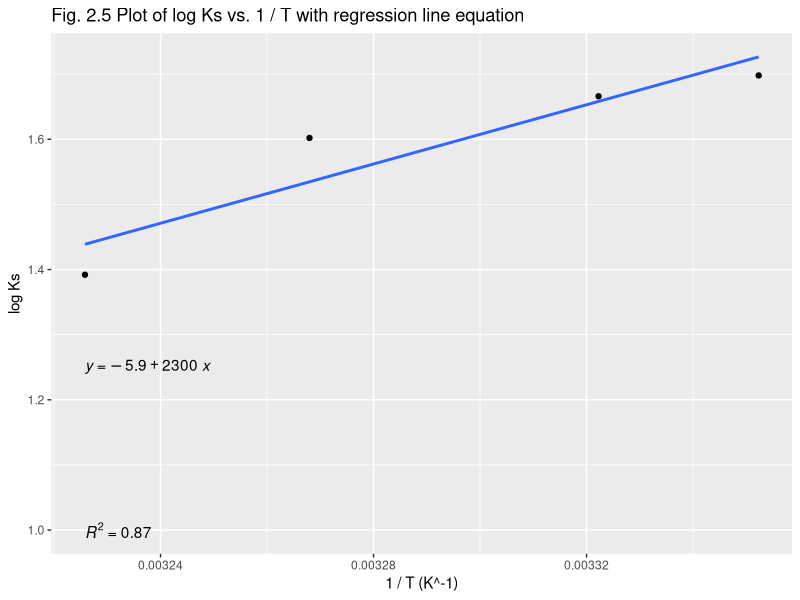
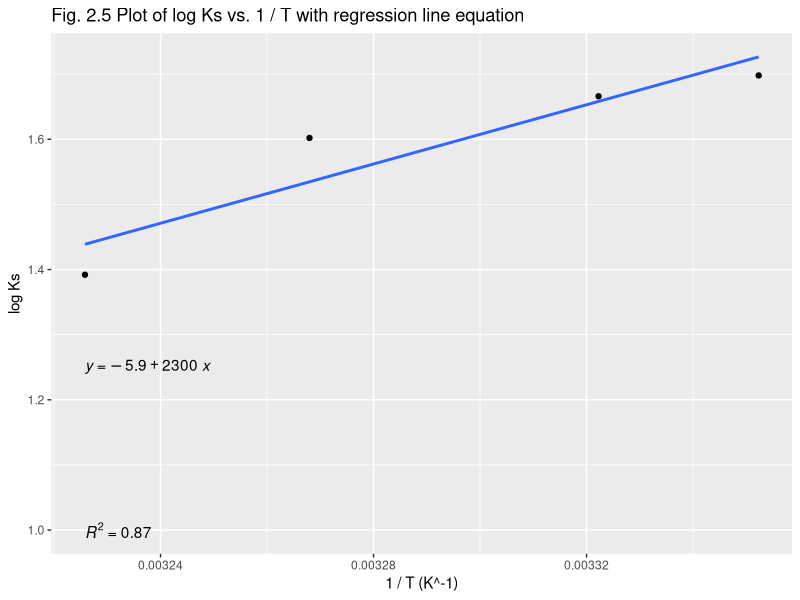

Recreate these plots in R, in order.
library(ggplot2)
library(ggpubr)

log_Ks <- c(1.392,
            1.698,
            1.666,
            1.602)

one_over_T <- c(0.003225806,
                0.003352330,
                0.003322259,
                0.003267974)

df <- data.frame(log_Ks = log_Ks, one_over_T = one_over_T)

ggplot(data = df, aes(x = one_over_T, y = log_Ks)) +
  geom_smooth(method = "lm", fullrange = TRUE, se = FALSE) +
  geom_point() +
  stat_regline_equation(label.y = 1.25) +
  stat_cor(
    aes(label = after_stat(rr.label)),
    label.y = 1,
    label.x.npc = "left"
  ) +
  ggtitle("Fig. 2.5 Plot of log Ks vs. 1 / T with regression line equation") +
  xlab("1 / T (K^-1)") +
  ylab("log Ks")

ggsave('fig_2.5.png')
